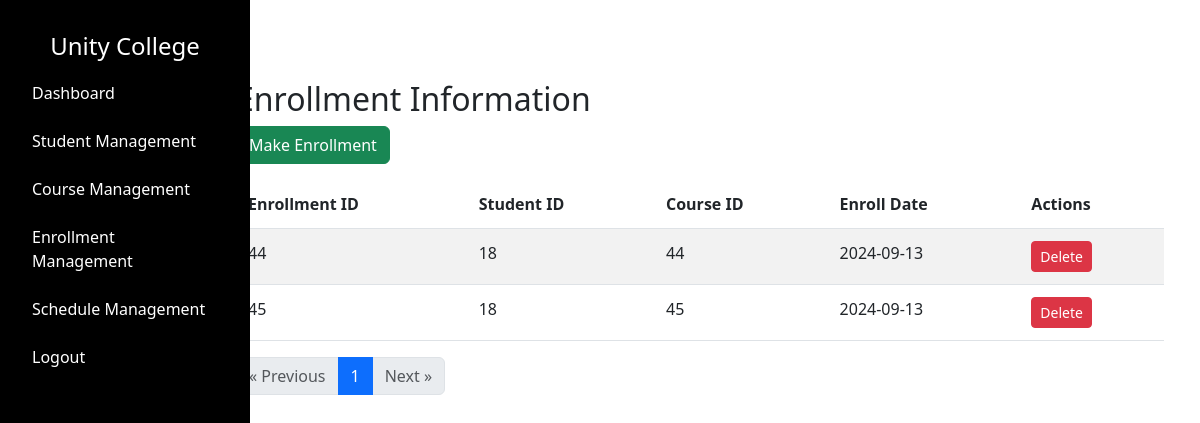
/admin/enrollmentmgt (signed in), run on an earlier commit of the app's database.
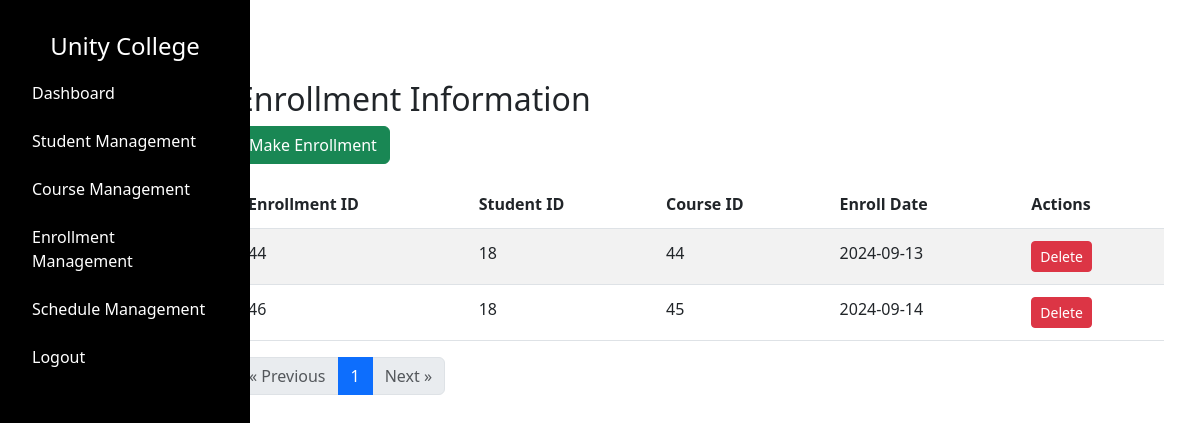
And on a later commit of the database.
### tables this page shows
CREATE TABLE "enrollment" (
    "id" INTEGER PRIMARY KEY AUTOINCREMENT,
    "student_id" INTEGER NOT NULL,
    "course_id" INTEGER NOT NULL,
    "enroll_date" DATE NOT NULL,
    FOREIGN KEY("student_id") REFERENCES "student"("id") ON DELETE RESTRICT,
    FOREIGN KEY("course_id") REFERENCES "course"("id") ON DELETE RESTRICT
);

### app.py (the view)
@app.route("/admin/enrollmentmgt", methods=["GET"])
def admin_view_enrollment():
    if 'username' not in session or session.get('user_type') != 'admin':
        return redirect(url_for('admin_login'))
    username = session.get('username')
    page = request.args.get('page', 1, type=int)
    per_page = 10  # Number of enrollments per page
    total_enrollment = query_db("SELECT COUNT(*) FROM enrollment")[0][0]
    offset = (page - 1) * per_page
    enrollment_query = f"SELECT * FROM enrollment LIMIT {per_page} OFFSET {offset}"
    enrollment = query_db(enrollment_query)
    enrollment_list = []
    for record in enrollment:
        enrollment_dict = {
            "id": record[0],
            "student_id": record[1],
            "course_id": record[2],
            "enroll_date": record[3],
        }
        enrollment_list.append(enrollment_dict)
    total_pages = (total_enrollment + per_page - 1) // per_page
    return render_template(
        "admin/enrollmentmgmt.html",
        enrollment_list=enrollment_list,
        username=username,
        current_page=page,
        total_pages=total_pages,
        per_page=per_page
    )

### dbcontroller.py (called while the page is built)
def query_db(query, args=(), one=False):
    con = sqlite3.connect('advweb.db')
    cur = con.cursor()
    cur.execute(query, args)
    rv = cur.fetchall()
    cur.close()
    con.close()
    return (rv[0] if rv else None) if one else rv

### templates/admin/enrollmentmgmt.html (shortened to what this page needs)
{% extends "/admin/layout.html" %} {% block content %}
<link href="/static/css/admin/enrollmentmgmt.css" rel="stylesheet" />
<div class="container mt-5">
  <h2>Enrollment Information</h2>
  <a href="{{ url_for('admin_enroll') }}" class="btn btn-success mb-3"
    >Make Enrollment</a
  >
  <div class="table-responsive">
    <table class="table table-striped">
      <thead>
        <tr>
          <th>Enrollment ID</th>
          <th>Student ID</th>
          <th>Course ID</th>
          <th>Enroll Date</th>
          <th>Actions</th>
        </tr>
      </thead>
      <tbody>
        {% for enrollment in enrollment_list %}
        <tr>
          <td>{{ enrollment['id'] }}</td>
          <td>{{ enrollment['student_id'] }}</td>
          <td>{{ enrollment['course_id'] }}</td>
          <td>{{ enrollment['enroll_date'] }}</td>
          <td>
            <form
              action="{{ url_for('delete_enrollment', id=enrollment['id']) }}"
              method="post"
              style="display: inline"
            >
              <button
                type="submit"
                class="btn btn-danger btn-sm"
                onclick="return confirm('Are you sure you want to delete this enrollment?')"
              >
                Delete
              </button>
            </form>
          </td>
        </tr>
        {% endfor %}
      </tbody>
    </table>
  </div>
  <div class="d-flex justify-content-start">
    <nav aria-label="Page navigation">
      <ul class="pagination">
        <li class="page-item {% if current_page == 1 %}disabled{% endif %}">
          <a
            class="page-link"
            href="{{ url_for('admin_view_enrollment', page=current_page-1) }}"
            aria-label="Previous"
          >
            <span aria-hidden="true">&laquo;</span> Previous
          </a>
        </li>
        {% for page_num in range(1, total_pages + 1) %}
        <li
          class="page-item {% if page_num == current_page %}active{% endif %}"
        >
          <a
            class="page-link"
            href="{{ url_for('admin_view_enrollment', page=page_num) }}"
            >{{ page_num }}</a
          >
        </li>
        {% endfor %}
        <li
          class="page-item {% if current_page == total_pages %}disabled{% endif %}"
        >
          <a
            class="page-link"
            href="{{ url_for('admin_view_enrollment', page=current_page+1) }}"
            aria-label="Next"
          >
            Next <span aria-hidden="true">&raquo;</span>
          </a>
        </li>
      </ul>
    </nav>
  </div>
</div>
{% endblock %}

What changed in the data, as far as the page shows it:
removed enrollment: id "45", student_id "18", course_id "45", enroll_date "2024-09-13"
added enrollment: id "46", student_id "18", course_id "45", enroll_date "2024-09-14"
